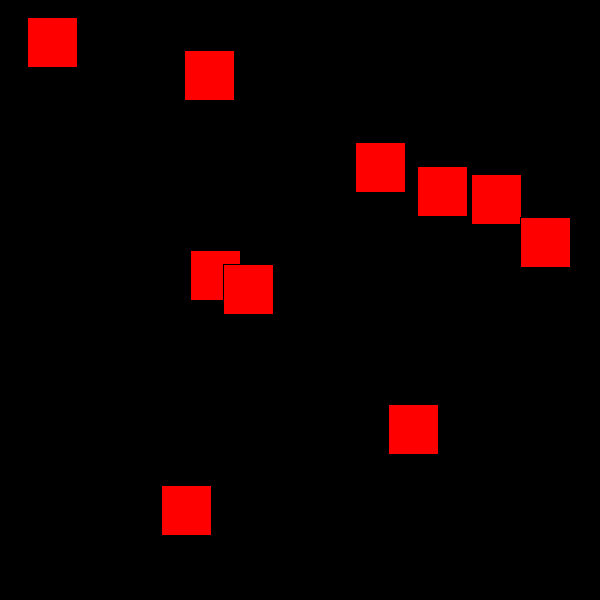
Frame 1 (no input)
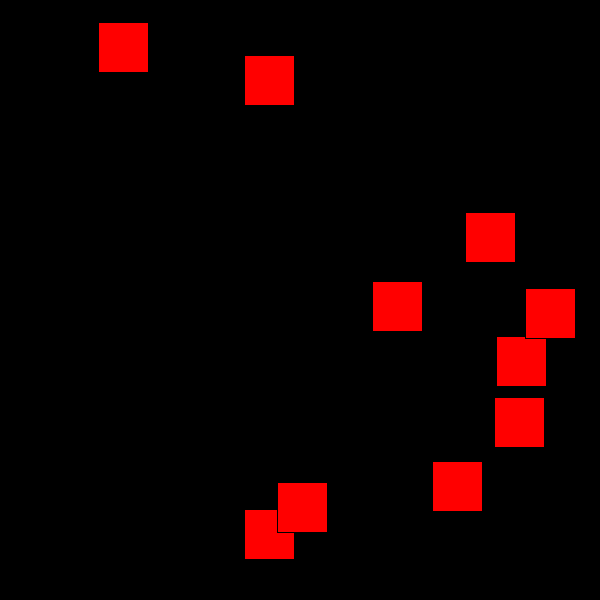
Frame 60 (the mouse pressed at the canvas centre just before this capture)
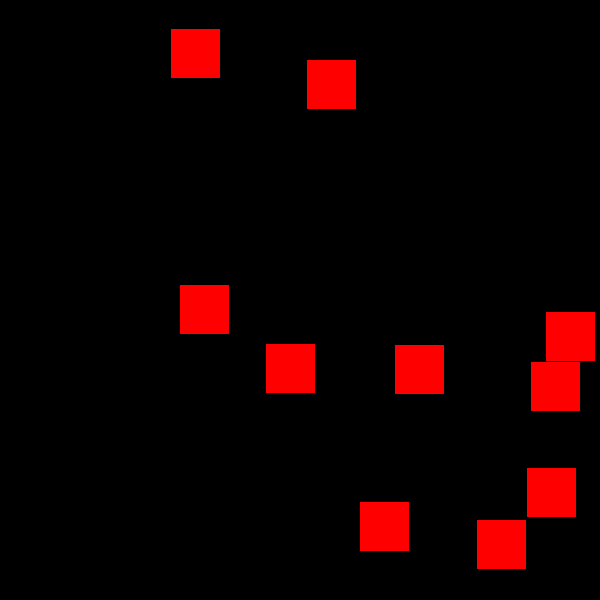
Frame 120 (the mouse held since frame 60 and released just before this capture)

The Processing sketch that drew these frames (run headless with seeded random() and noise(); from frame 60 on, the mouse is pressed at the canvas centre):

// Processing sketch: s08_multiball
// ── s08_multiball.pde
void setup() {
  size(600,600);
  for (int i = 0; i < N; i++) {
     x[i] = random(width-BALL_SIZE); 
     y[i] = random(height-BALL_SIZE); 
     vx[i]  = random(5);
     vy[i] = random(5);
  }
  fill(255,0,0);  
}
final int N = 10;
float[] x = new float[N];
float[] y = new float[N];
float[] vx = new float[N], vy = new float[N];

//float a[] = new float[5];
// putting square brackets AFTER the name is not good (like C)
//float b[] = new float[5], c = new float[19];  // c is a float

final int BALL_SIZE = 50;
void draw() {
  background(0);
  for (int i = 0; i < x.length; i++) {
     rect(x[i],y[i],BALL_SIZE, BALL_SIZE);
     if (x[i] < 0 || x[i] >= width-BALL_SIZE)
       vx[i] = -vx[i];
     if (y[i] < 0 || y[i] >= height-BALL_SIZE)
       vy[i] = -vy[i];
     x[i] += vx[i];  y[i] += vy[i];
  }
}
